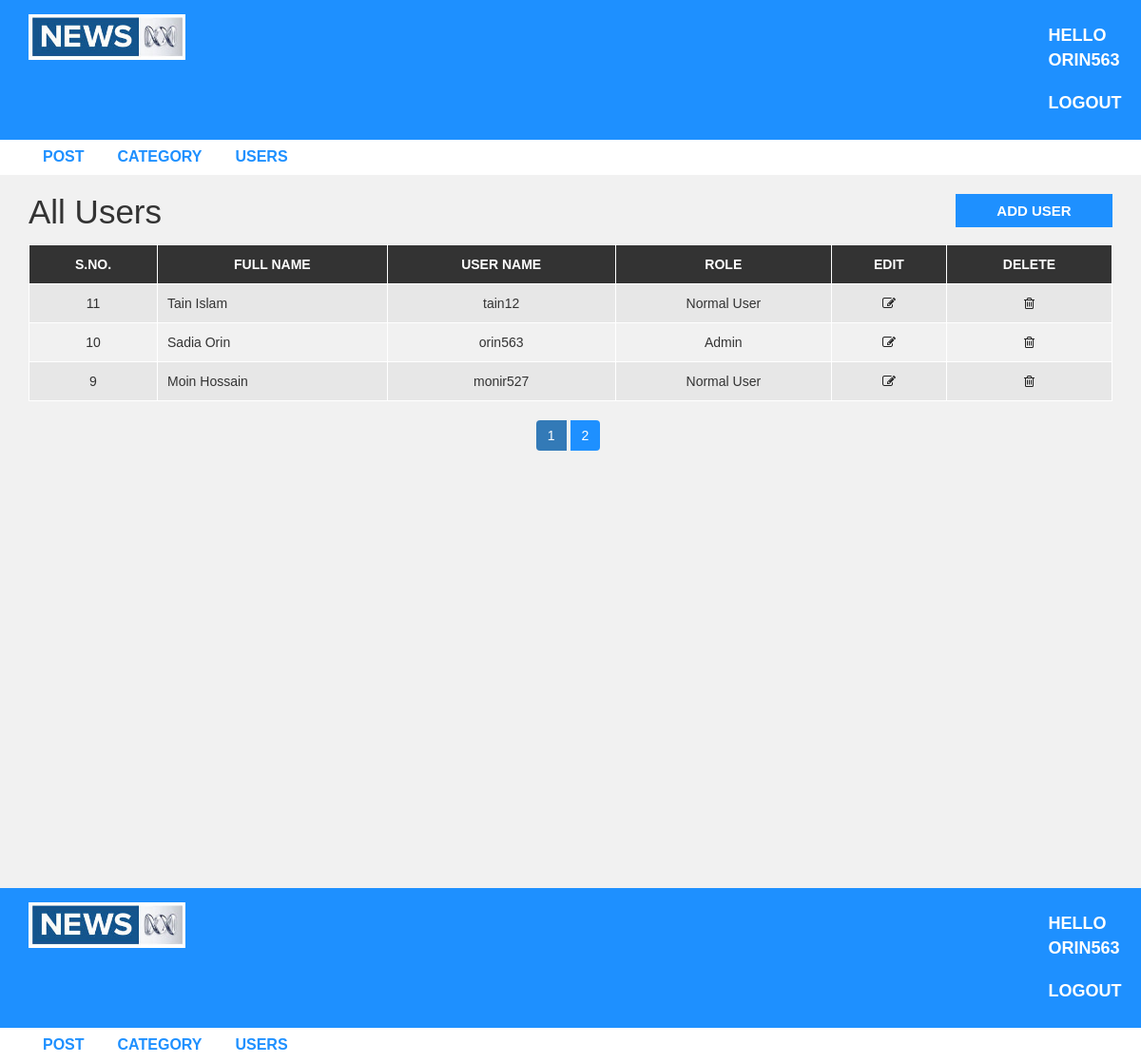
/admin/users.php (signed in), run on the app's committed database.
### tables this page shows
CREATE TABLE `users` (
  `id` int(11) NOT NULL,
  `first_name` varchar(25) NOT NULL,
  `last_name` varchar(25) NOT NULL,
  `username` varchar(15) NOT NULL,
  `password` varchar(50) NOT NULL,
  `role` int(3) NOT NULL
);

### admin/users.php (the view)
<?php
    include "header.php";
    include('config.php');
    $def = 3;
    $current_page = (isset($_GET['user']))?$_GET['user']:1;
    $ofset = ($current_page-1)*$def;
?>
  <div id="admin-content">
      <div class="container">
          <div class="row">
              <div class="col-md-10">
                  <h1 class="admin-heading">All Users</h1>
              </div>
              <div class="col-md-2">
                  <a class="add-new" href="add-user.php">add user</a>
              </div>
              <div class="col-md-12">
                  <table class="content-table">
                      <thead>
                          <th>S.No.</th>
                          <th>Full Name</th>
                          <th>User Name</th>
                          <th>Role</th>
                          <th>Edit</th>
                          <th>Delete</th>
                      </thead>
                      <tbody>
                          <?php
                            $query = "SELECT * FROM users ORDER BY username DESC LIMIT {$ofset},{$def}";
                            $result = mysqli_query($connection,$query);
                            if(mysqli_num_rows($result)>0){
                                while($rows = mysqli_fetch_assoc($result)){
                                ?>
                                <tr>
                                    <td class='id'><?php echo $rows['id'];?></td>
                                    <td><?php echo $rows['first_name']." ".$rows['last_name'];?></td>
                                    <td><?php echo $rows['username'];?></td>
                                    <td><?php echo $rows['role']==1?"Admin":"Normal User";?></td>
                                    <td class='edit'><a href='update-user.php?id=<?php echo $rows["id"];?>'><i class='fa fa-edit'></i></a></td>
                                    <td class='delete'><a href='delete-user.php?id=<?php echo $rows["id"];?>'><i class='fa fa-trash-o'></i></a></td>
                                </tr>
                            <?php
                                }
                            }
                          ?>
                      </tbody>
                  </table>
                <ul class='pagination admin-pagination'>
                <?php
                    $query = "SELECT* FROM users";
                    $result = mysqli_query($connection,$query);
                    $total_page = mysqli_num_rows($result);
                    for($i = 1;  $i<=ceil($total_page/$def); $i++){
                        $active = ($current_page==$i)?"active":"";
                        echo "<li class='".$active."'><a href='".$_SERVER['PHP_SELF']."?user=".$i."'>".$i."</a></li>";
                    }
                ?>
                </ul>
              </div>
          </div>
      </div>
  </div>
<?php include "header.php"; ?>

### css/style.css (style rules this page uses)
body { background: #f1f1f1; font-family: sans-serif,arial,Helvetica; }
a, a:hover, a:focus { text-decoration: none; outline: none; }
ul { margin:0; padding:0; list-style:none; }
#admin-content { padding: 20px 0; min-height: 750px; }
#admin-content .admin-heading { font-size: 35px; margin: 0 0 15px; }
#admin-content .add-new { color: #fff; background-color: #1E90FF; font-size: 15px; font-weight: 600; text-align: center; text-transform: uppercase; padding: 7px 10px; display: block; transition: all 0.3s; }
#admin-content .content-table { border: 1px solid #000; width: 100%; margin: 0 0 20px; }
#admin-content .content-table thead { color: #fff; background-color: #333; }
#admin-content .content-table th { padding: 10px; border: 1px solid #fff; font-weight: 600; text-align: center; text-transform: uppercase; }
#admin-content .content-table tbody { color: #333; }
#admin-content .content-table tbody tr { background-color: #e7e7e7; }
#admin-content .content-table tbody tr:nth-child(even) { background-color: transparent; }
#admin-content .content-table tbody td { padding: 10px; border: 1px solid #fff; text-align: center; }
#admin-content .content-table tbody td:nth-child(2) { text-align: left; }
#admin-content .admin-pagination { margin: 0; }
#admin-content .admin-pagination li a { display: block; }
.id, .edit, .delete { text-align:center; }
.pagination { display: block; text-align: center; margin: 0; }
.pagination li { display:inline-block; margin: 0 5px 0 0; }
.pagination li a { border: none; background: #1e90ff; color: #fff; }
i.fa { color:#222; }

### data on the page
users: id "11", first_name "Tain", last_name "Islam", username "tain12", role "Normal User"
users: id "10", first_name "Sadia", last_name "Orin", username "orin563", role "Admin"
users: id "9", first_name "Moin", last_name "Hossain", username "monir527", role "Normal User"

### other printed values
$_SESSION['user_name'] "ORIN563 ORIN563"
